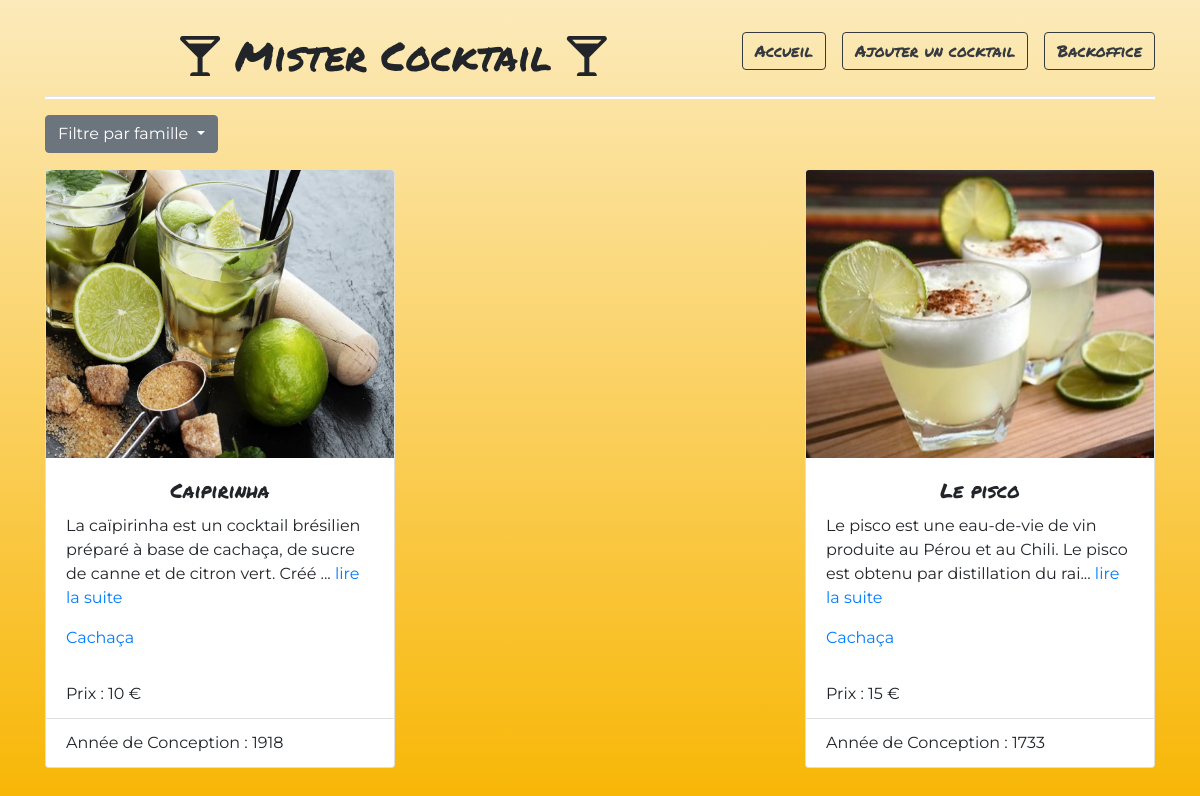
Page /?famille=Cachaça on the committed database.
### tables this page shows
CREATE TABLE `Cocktail` (
  `id` int(11) NOT NULL,
  `nom` varchar(255) NOT NULL,
  `description` text NOT NULL,
  `urlPhoto` varchar(255) NOT NULL,
  `dateConception` date NOT NULL,
  `prixMoyen` float NOT NULL,
  `idFamille` int(11) NOT NULL
);

CREATE TABLE `Famille` (
  `id` int(11) NOT NULL,
  `nomFamille` varchar(255) NOT NULL
);

### index.php (called while the page is built, shortened)
<?php
require 'models/cocktail.php';
if (empty($_GET['famille'])) {
    $listeCocktails = listerCocktails();
    if (count($listeCocktails) < 1) {
        $listeCocktails = listerCocktails();
    }
} else {
    $listeCocktails = listerCocktailsSelonFamille($_GET['famille']);
}
include 'templates/index.phtml';

### models/cocktail.php (called while the page is built, shortened)
<?php
function listerCocktailsSelonFamille( $nomFamille ){
    $pdo = connectToDatabase();
    $query = $pdo->prepare("
        Select cocktail.id, nom, nomFamille, description, urlPhoto, Year(dateConception) As dateConception, prixMoyen
        From cocktail
        INNER JOIN Famille ON famille.id = cocktail.idFamille
        WHERE nomFamille = ?
    ");
    $query->execute( [$nomFamille] );
    return $query->fetchAll(PDO::FETCH_ASSOC);
}

### templates/index.phtml (the view, shortened to what this page needs)
<!DOCTYPE html>
<html lang="fr">
<head>
    <link rel="stylesheet" href="https://cdnjs.cloudflare.com/ajax/libs/twitter-bootstrap/4.4.1/css/bootstrap.min.css">
    <link rel="stylesheet" href="assets/css/cocktails.css">
    <link rel="stylesheet" href="https://cdnjs.cloudflare.com/ajax/libs/font-awesome/5.15.2/css/all.min.css" />
</head>
<body class="container">
    <nav">
        <h1>
            <i class="fas fa-glass-martini-alt"></i>
            Mister Cocktail
            <i class="fas fa-glass-martini-alt"></i>
            <?php include 'inc/nav.phtml'; ?>
        </h1>
        <hr style="height: 2px; background-color: white">
        <div class="row">
            <div class="col-12 mb-3">
                <div class="dropdown">
                    <a class="btn btn-secondary dropdown-toggle" href="#" role="button" id="dropdownMenuLink" data-toggle="dropdown" aria-haspopup="true" aria-expanded="false">
                        Filtre par famille
                    </a>
                </div>
            </div>
        </div>
<main class="row">
<?php foreach ($listeCocktails as $sousTableau) { ?>
<div class="col-4">
<div class="card mb-4" >
<img class="card-img-top" style="height: 18rem;" src="assets/images/cocktails/<?= $sousTableau['urlPhoto'] ?>" alt="Card image cocktail">
<div class="card-body">
    <h5 class="card-title"><?= $sousTableau['nom'] ?></h5>
    <p class="card-text"><?= iconv_substr($sousTableau['description'], 0, 109); ?>... <a href="detailsCocktail.php?id=<?= $sousTableau['id'] ?>">lire la suite</a></p>
    <a href="?famille=<?= $sousTableau['nomFamille'] ?>" class="card-link"><?= $sousTableau['nomFamille'] ?></a>
</div>
<ul class="list-group list-group-flush">
    <li class="list-group-item">Prix : <?= $sousTableau['prixMoyen'] ?> €</li>
    <li class="list-group-item">Année de Conception : <?= $sousTableau['dateConception'] ?></li>
</ul>
</div>
</div>
<?php } ?>
</main>
</body>
</html>

### assets/css/cocktails.css (style rules this page uses)
* { box-sizing: border-box; }
body { background: linear-gradient(to bottom, #fceabb, #f8b500); font-family: Montserrat, sans-serif; max-width: 1024px; min-height: 100vh; padding: 2rem 0; }
h1,h5 { text-align: center; font-family: 'Permanent Marker', cursive; }
main { display: flex; flex-wrap: wrap; justify-content: space-between; }

### rows in the picture
cocktail: urlPhoto (picture), nom "Caipirinha", description "La caïpirinha est un cocktail brésilien préparé à base de cachaça, de sucre de canne et de citron vert. Créé", idFamille.nomFamille "Cachaça", prixMoyen "10", dateConception "1918"
cocktail: urlPhoto (picture), nom "Le pisco", description "Le pisco est une eau-de-vie de vin produite au Pérou et au Chili. Le pisco est obtenu par distillation du rai", idFamille.nomFamille "Cachaça", prixMoyen "15", dateConception "1733"
